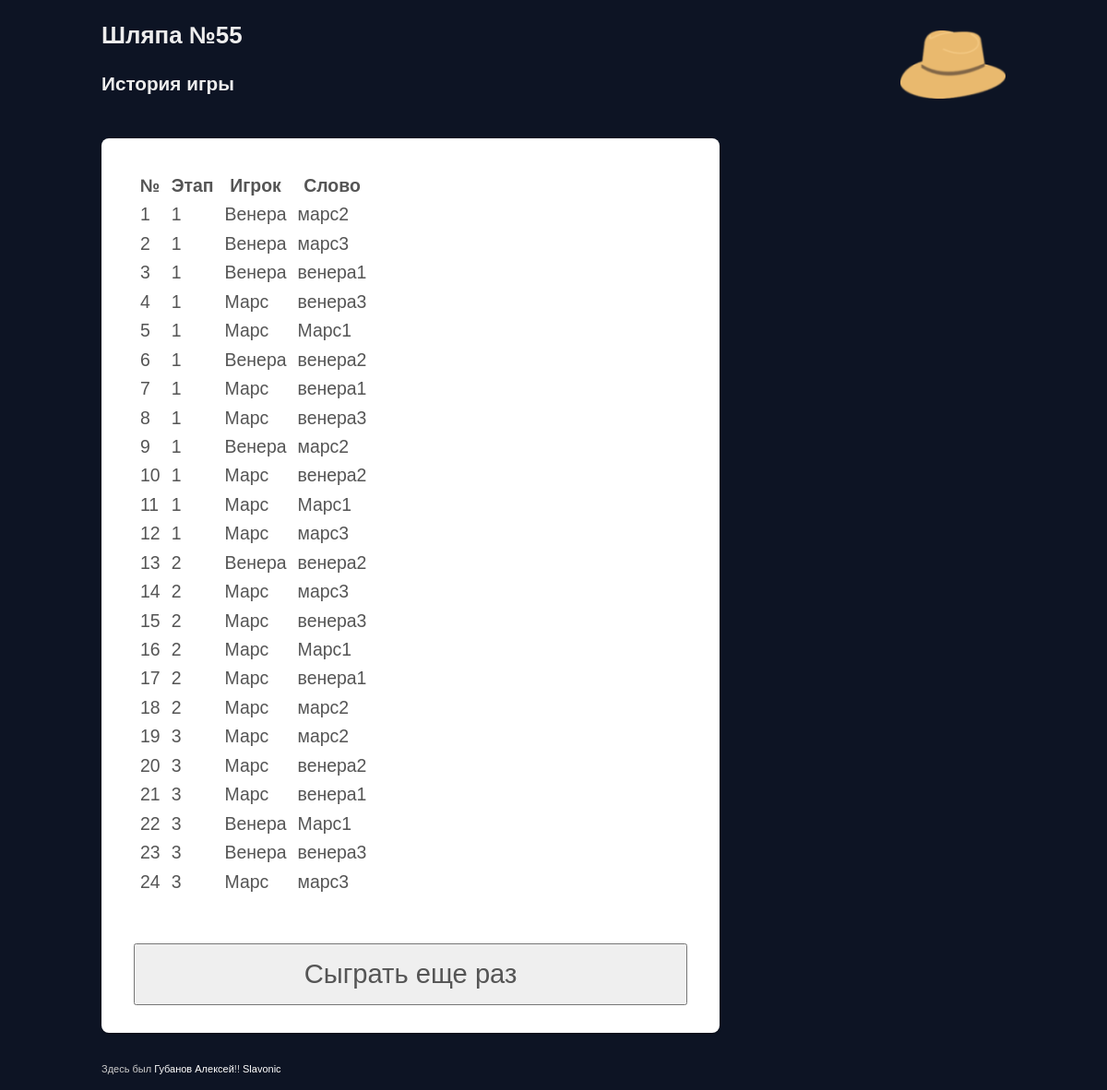
Page /hat/55/history on the committed database.
### hat/models.py (models this page shows, shortened)
class Game(models.Model):
  date = models.DateTimeField(auto_now_add=True) #дата начала игры
  state = models.SmallIntegerField(default=0) #этап игры
  timer = models.DateTimeField(null=True)  #время начала хода игрока
  elapsed = models.SmallIntegerField(default=0) #затрачено времени в последнем ходе предыдущего раунда
  turn_number = models.SmallIntegerField(default=0) #номер игрока, чей ход сейчас
  wordsnum = models.SmallIntegerField(default=5) #количество слов
  seconds = models.SmallIntegerField(default=60) #секунд на ход
  roundsnum = models.SmallIntegerField(default=3) #количество раундов
  def IsOver(self):
    return self.state > self.roundsnum

class History(models.Model):
  game = models.ForeignKey(Game, on_delete=models.CASCADE)
  player = models.ForeignKey(Player, on_delete=models.CASCADE)
  word = models.ForeignKey(Word, on_delete=models.CASCADE)
  state = models.SmallIntegerField(default=0)

class Player(models.Model):
  command = models.SmallIntegerField() #номер команды
  name = models.CharField(max_length=30)
  game = models.ForeignKey(Game, on_delete=models.CASCADE)
  grades = models.SmallIntegerField(default=0) #набранные очки
  cur_word = models.OneToOneField(
    'Word',
    blank=True,
    null=True,
    related_name="cur_word",
    on_delete=models.CASCADE
  )
  number = models.SmallIntegerField(default=0) #номер игрока

class Word(models.Model):
  word = models.CharField(max_length=30)
  game = models.ForeignKey(Game, on_delete=models.CASCADE)
  player = models.ForeignKey(Player, on_delete=models.CASCADE)
  checked = models.BooleanField(default=False)

### hat/views.py (the view)
# urls.py: path('<int:game_id>/history', views.history, name='history'),
def history(request, game_id):
  try:
    game = Game.objects.get(pk=game_id)
  except:
    return HttpResponseRedirect(reverse('hat:new'))
  if not game.IsOver():
    return HttpResponseRedirect(reverse('hat:game', args=(game.id,)))
  history = game.history_set.all()
  return render(request, 'hat/history.html', {'game': game, 'history':history})

### hat/templates/hat/history.html (shortened to what this page needs)
<!doctype html>
<html lang="ru">
<head>
{% load static %}
<link href="{% static 'hat/style.css' %}"  rel="stylesheet" type="text/css">
<link href="{% static 'hat/media-queries.css' %}"  rel="stylesheet" type="text/css">
</head>
<body>
<div id="pagewrap">
	<header id="header">
		<hgroup>
			<h1>Шляпа №{{ game.id }}</h1>
			<h2>История игры</h2>
		</hgroup>
  </header>
	<div id="content">
		<article class="post clearfix">
{% if history.count %}
    <table id='result'>
    <tr><th>№</th><th>Этап</th><th>Игрок</th><th>Слово</th></tr>
    {% for item in history %}
        <tr><td>{{ forloop.counter }}</td><td>{{ item.state }}</td><td>{{ item.player.name }}</td><td>{{ item.word.word }}</td></tr>
    {% endfor %}
    </table>
{% endif %}
		</article>
 <button type="button" onclick="location.href='{% url 'hat:new' %}';">Сыграть еще раз</button>
	</div>
	<footer id="footer">
		<p>Здесь был <a href="mailto:gubanov-alexey@yandex.ru?subject=Вопрос по игре Шляпа">Губанов Алексей</a>!! <a href="http://slavonicpro.ru">Slavonic</a></p>
	</footer>
</div>
</body>
</html>

### hat/static/hat/style.css (style rules this page uses)
html, body, address, blockquote, div, dl, form, h1, h2, h3, h4, h5, h6, ol, p, pre, table, ul, dd, dt, li, tbody, td, tfoot, th, thead, tr, button, del, ins, map, object, a, abbr, acronym, b, bdo, big, br, cite, code, dfn, em, i, img, kbd, q, samp, small, span, strong, sub, sup, tt, var, legend, fieldset { margin: 0; padding: 0; }
article, aside, details, figcaption, figure, footer, header, hgroup, menu, nav, section { display: block; }
button { width: 100%; height: 50pt; font: 150% Arial, Helvetica, sans-serif; color: #555; margin: 10px 0 10px 0; }
body { background: #0d1424; font: .81em/150% Arial, Helvetica, sans-serif; color: #555; }
a { color: #026acb; text-decoration: none; outline: none; }
p { margin: 0 0 1.2em; padding: 0; }
h1, h2, h3, h4, h5, h6 { line-height: 1.4em; margin: 20px 0 .4em; color: #eee; }
h1 { font-size: 2em; }
h2 { font-size: 1.6em; }
#pagewrap { width: 980px; margin: 0 auto; }
#header { position: relative; height: 100px; background: url("hat.png") no-repeat; background-position: right; }
#content { background: #fff; margin: 30px 0 30px; padding: 20px 35px; width: 600px; float: left; font-size: 150%; -webkit-border-radius: 8px; -moz-border-radius: 8px; border-radius: 8px; -webkit-box-shadow: 0 1px 3px rgba(0,0,0,.4); -moz-box-shadow: 0 1px 3px rgba(0,0,0,.4); box-shadow: 0 1px 3px rgba(0,0,0,.4); }
#result td, th { padding: 5px; }
.post { margin-bottom: 40px; }
#footer { clear: both; color: #ccc; font-size: 85%; }
#footer a { color: #fff; }
.clearfix:after { visibility: hidden; display: block; font-size: 0; content: " "; clear: both; height: 0; }
.clearfix { display: inline-block; }
.clearfix { display: block; zoom: 1; }

### rows in the picture
Game: id "55"
History: state "1", player.name "Венера", word.word "марс2"
History: state "1", player.name "Венера", word.word "марс3"
History: state "1", player.name "Венера", word.word "венера1"
History: state "1", player.name "Марс", word.word "венера3"
History: state "1", player.name "Марс", word.word "Марс1"
History: state "1", player.name "Венера", word.word "венера2"
History: state "1", player.name "Марс", word.word "венера1"
History: state "1", player.name "Марс", word.word "венера3"
History: state "1", player.name "Венера", word.word "марс2"
History: state "1", player.name "Марс", word.word "венера2"
History: state "1", player.name "Марс", word.word "Марс1"
History: state "1", player.name "Марс", word.word "марс3"
History: state "2", player.name "Венера", word.word "венера2"
History: state "2", player.name "Марс", word.word "марс3"
History: state "2", player.name "Марс", word.word "венера3"
History: state "2", player.name "Марс", word.word "Марс1"
History: state "2", player.name "Марс", word.word "венера1"
History: state "2", player.name "Марс", word.word "марс2"
History: state "3", player.name "Марс", word.word "марс2"
History: state "3", player.name "Марс", word.word "венера2"
History: state "3", player.name "Марс", word.word "венера1"
History: state "3", player.name "Венера", word.word "Марс1"
History: state "3", player.name "Венера", word.word "венера3"
History: state "3", player.name "Марс", word.word "марс3"
